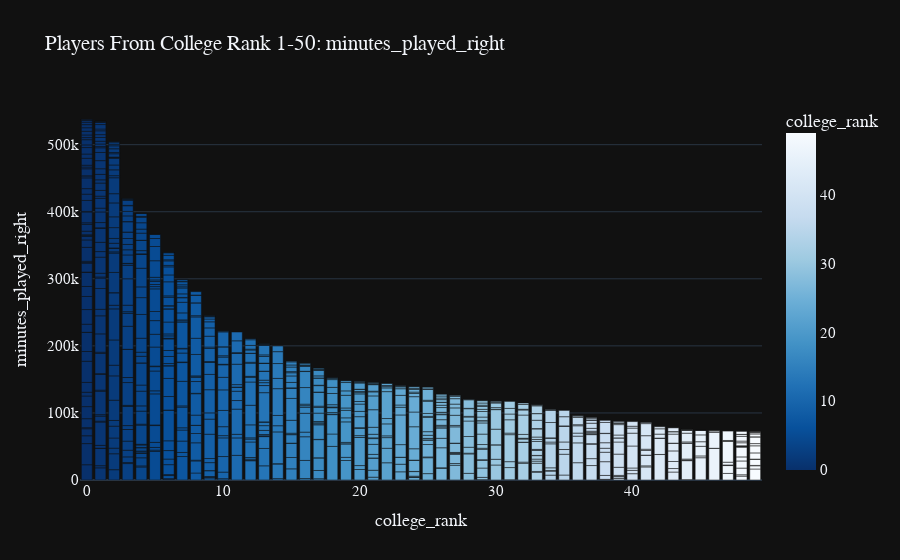
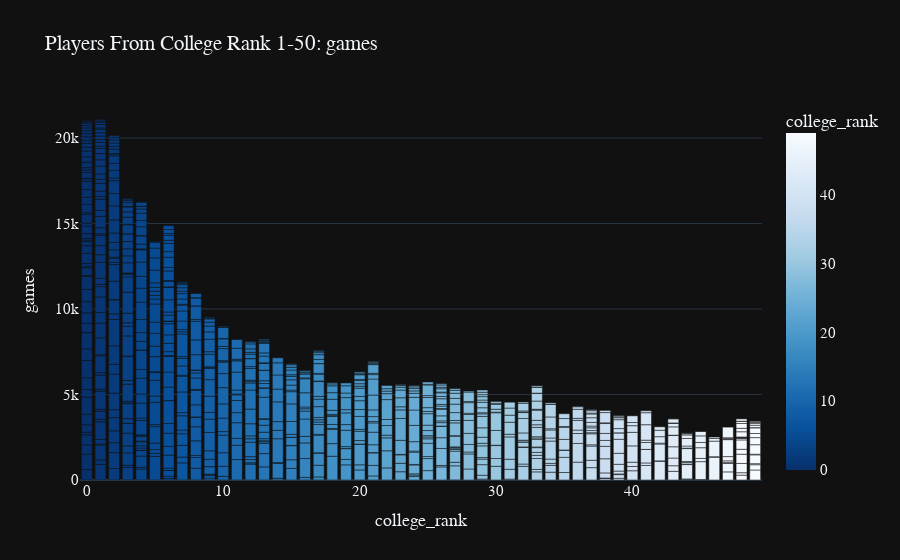
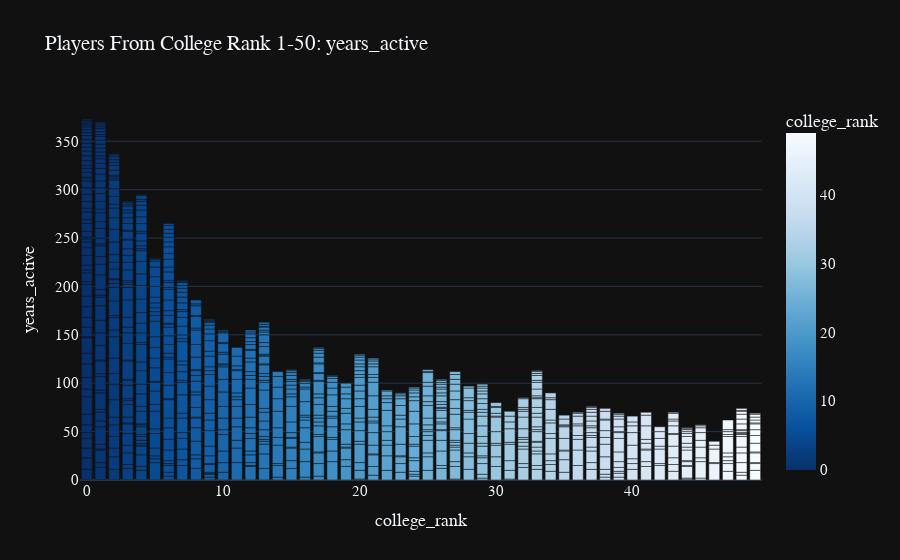

The cell these charts' notebook holds for them, in order:
### Markdown cell above
## Breakdown for NBA Player's Total minutes played, Total games played, Total active years (By College)

### Code cell
for y in ["minutes_played_right", "games", "years_active"]:

    fig = px.bar(df4[df4["college_rank"]<50], x = "college_rank", y = y, title = f"Players From College Rank 1-50: {y}",
    color = "college_rank", color_continuous_scale = "Blues_r",
                hover_data=['player'],
                hover_name="college")

    fig.update_layout(template = "plotly_dark", font = dict(family = "PT Sans", size = 15))
    fig.show()
    print("")

### Figure 1 — Plotly figure (JSON) as saved in the notebook; plotly's stock layout.template omitted (floating-point values rounded to 4 significant figures; data arrays with more than 128 entries replaced by an {"elided": "..."} marker saying what was removed)
{"data": [{"alignmentgroup": "True", "customdata": {"elided": "1035x1 str values"}, "hovertemplate": "<b>%{hovertext}</b><br><br>college_rank=%{marker.color}<br>minutes_played_right=%{y}<br>player=%{customdata[0]}<extra></extra>", "hovertext": {"elided": "1035 str values"}, "legendgroup": "", "marker": {"color": {"elided": "1035 int values"}, "coloraxis": "coloraxis", "pattern": {"shape": ""}}, "name": "", "offsetgroup": "", "orientation": "v", "showlegend": false, "textposition": "auto", "type": "bar", "x": {"elided": "1035 int values"}, "xaxis": "x", "y": {"elided": "1035 int values"}, "yaxis": "y"}], "layout": {"autosize": true, "barmode": "relative", "coloraxis": {"colorbar": {"title": {"text": "college_rank"}}, "colorscale": [[0, "rgb(8,48,107)"], [0.125, "rgb(8,81,156)"], [0.25, "rgb(33,113,181)"], [0.375, "rgb(66,146,198)"], [0.5, "rgb(107,174,214)"], [0.625, "rgb(158,202,225)"], [0.75, "rgb(198,219,239)"], [0.875, "rgb(222,235,247)"], [1, "rgb(247,251,255)"]]}, "font": {"family": "PT Sans", "size": 15}, "legend": {"tracegroupgap": 0}, "title": {"text": "Players From College Rank 1-50: minutes_played_right"}, "xaxis": {"anchor": "y", "autorange": true, "domain": [0, 1], "range": [-0.5, 49.5], "title": {"text": "college_rank"}, "type": "linear"}, "yaxis": {"anchor": "x", "autorange": true, "domain": [0, 1], "range": [0, 566600.0], "title": {"text": "minutes_played_right"}, "type": "linear"}}}

### Figure 2 — Plotly figure (JSON) as saved in the notebook; plotly's stock layout.template omitted (floating-point values rounded to 4 significant figures; data arrays with more than 128 entries replaced by an {"elided": "..."} marker saying what was removed)
{"data": [{"alignmentgroup": "True", "customdata": {"elided": "1035x1 str values"}, "hovertemplate": "<b>%{hovertext}</b><br><br>college_rank=%{marker.color}<br>games=%{y}<br>player=%{customdata[0]}<extra></extra>", "hovertext": {"elided": "1035 str values"}, "legendgroup": "", "marker": {"color": {"elided": "1035 int values"}, "coloraxis": "coloraxis", "pattern": {"shape": ""}}, "name": "", "offsetgroup": "", "orientation": "v", "showlegend": false, "textposition": "auto", "type": "bar", "x": {"elided": "1035 int values"}, "xaxis": "x", "y": {"elided": "1035 int values"}, "yaxis": "y"}], "layout": {"autosize": true, "barmode": "relative", "coloraxis": {"colorbar": {"title": {"text": "college_rank"}}, "colorscale": [[0, "rgb(8,48,107)"], [0.125, "rgb(8,81,156)"], [0.25, "rgb(33,113,181)"], [0.375, "rgb(66,146,198)"], [0.5, "rgb(107,174,214)"], [0.625, "rgb(158,202,225)"], [0.75, "rgb(198,219,239)"], [0.875, "rgb(222,235,247)"], [1, "rgb(247,251,255)"]]}, "font": {"family": "PT Sans", "size": 15}, "legend": {"tracegroupgap": 0}, "title": {"text": "Players From College Rank 1-50: games"}, "xaxis": {"anchor": "y", "autorange": true, "domain": [0, 1], "range": [-0.5, 49.5], "title": {"text": "college_rank"}, "type": "linear"}, "yaxis": {"anchor": "x", "autorange": true, "domain": [0, 1], "range": [0, 22220], "title": {"text": "games"}, "type": "linear"}}}

### Figure 3 — Plotly figure (JSON) as saved in the notebook; plotly's stock layout.template omitted (floating-point values rounded to 4 significant figures; data arrays with more than 128 entries replaced by an {"elided": "..."} marker saying what was removed)
{"data": [{"alignmentgroup": "True", "customdata": {"elided": "1035x1 str values"}, "hovertemplate": "<b>%{hovertext}</b><br><br>college_rank=%{marker.color}<br>years_active=%{y}<br>player=%{customdata[0]}<extra></extra>", "hovertext": {"elided": "1035 str values"}, "legendgroup": "", "marker": {"color": {"elided": "1035 int values"}, "coloraxis": "coloraxis", "pattern": {"shape": ""}}, "name": "", "offsetgroup": "", "orientation": "v", "showlegend": false, "textposition": "auto", "type": "bar", "x": {"elided": "1035 int values"}, "xaxis": "x", "y": {"elided": "1035 int values"}, "yaxis": "y"}], "layout": {"autosize": true, "barmode": "relative", "coloraxis": {"colorbar": {"title": {"text": "college_rank"}}, "colorscale": [[0, "rgb(8,48,107)"], [0.125, "rgb(8,81,156)"], [0.25, "rgb(33,113,181)"], [0.375, "rgb(66,146,198)"], [0.5, "rgb(107,174,214)"], [0.625, "rgb(158,202,225)"], [0.75, "rgb(198,219,239)"], [0.875, "rgb(222,235,247)"], [1, "rgb(247,251,255)"]]}, "font": {"family": "PT Sans", "size": 15}, "legend": {"tracegroupgap": 0}, "title": {"text": "Players From College Rank 1-50: years_active"}, "xaxis": {"anchor": "y", "autorange": true, "domain": [0, 1], "range": [-0.5, 49.5], "title": {"text": "college_rank"}, "type": "linear"}, "yaxis": {"anchor": "x", "autorange": true, "domain": [0, 1], "range": [0, 392.6], "title": {"text": "years_active"}, "type": "linear"}}}
